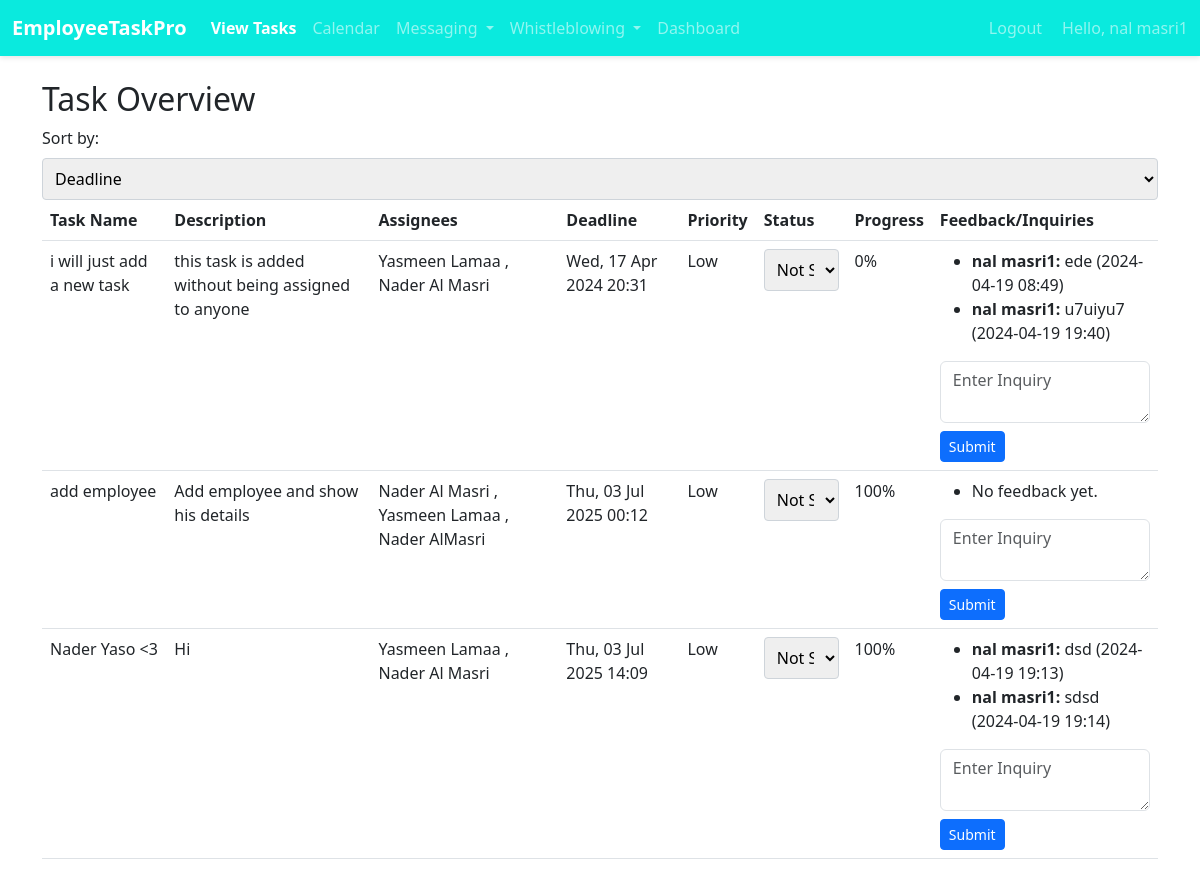
Page /emp/my-tasks/ (signed in) on the committed database.
### emp/models.py (models this page shows, shortened)
class TaskAssignee(models.Model):
    task = models.ForeignKey('Task', on_delete=models.CASCADE)
    emp = models.ForeignKey('Emp', on_delete=models.CASCADE)
    weight = models.IntegerField(help_text='Percentage of task responsibility')
    status = models.CharField(
        max_length=50,
        choices=[('Not Started', 'Not Started'), ('In Progress', 'In Progress'), ('Completed', 'Completed')],
        default='Not Started'
    )
    progress = models.IntegerField(default=0, help_text='Specific progress for tasks that are "In Progress"', validators=[MinValueValidator(0), MaxValueValidator(100)])
    class Meta:
        unique_together = ('task', 'emp')

class Task(models.Model):
    title = models.CharField(max_length=200)
    description = models.TextField(blank=True, null=True)
    deadline = models.DateTimeField(null=True, blank=True)
    feedback = models.TextField(blank=True, null=True)
    urgency = models.CharField(
        max_length=50,
        choices=[('Low', 'Low'), ('Medium', 'Medium'), ('High', 'High')],
        default='Low'
    )
    status = models.CharField(
        max_length=50,
        choices=[('Not Started', 'Not Started'), ('In Progress', 'In Progress'), ('Completed', 'Completed')],
        default='Not Started'
    )
    progress_percentage = models.IntegerField(default=0, validators=[MinValueValidator(0), MaxValueValidator(100)],
                                              help_text='Progress percentage for tasks that are "In Progress"')
    date_created = models.DateTimeField(default=timezone.now)
    date_updated = models.DateTimeField(auto_now=True)

class Emp(models.Model):
    firstname=models.CharField(max_length=200)
    fathername=models.CharField(max_length=200)
    lastname=models.CharField(max_length=200)
    gender = models.TextField(blank=True,null= True)
    dob = models.DateField(blank=True,null= True)
    emp_id=models.CharField(max_length=200)
    phone = models.CharField(max_length=20, null=True)
    email = models.EmailField(null=True)
    date_hired = models.DateField(default=timezone.now)
    salary = models.FloatField(default=0)
    date_added = models.DateTimeField(default=timezone.now)
    date_updated = models.DateTimeField(auto_now=True)
    address = models.CharField(max_length=100, null=True)
    status=models.BooleanField(default=True)
    department=models.CharField(max_length=200, null=True)
    user = models.OneToOneField(User, on_delete=models.CASCADE, null=True)

class Feedback(models.Model):
    task = models.ForeignKey(Task, related_name='feedbacks', on_delete=models.CASCADE)
    content = models.TextField()
    created_by = models.ForeignKey(User, on_delete=models.CASCADE)
    created_at = models.DateTimeField(auto_now_add=True)

### emp/views.py (the view, shortened to what this page needs)
# urls.py: path("my-tasks/", my_tasks, name='my_tasks'),
@login_required
def my_tasks(request):
    user_emp = request.user.emp if hasattr(request.user, 'emp') else None
    sort = request.GET.get('sort', 'deadline')  # Default sorting by deadline
    task_assignees = TaskAssignee.objects.filter(emp=user_emp).exclude(status='Completed').select_related('task')
    if sort == 'urgency':
        task_assignees = task_assignees.order_by(Case(
            When(task__urgency='High', then=1),
            When(task__urgency='Medium', then=2),
            When(task__urgency='Low', then=3),
            default=4
        ))
    else:  # Default sort by deadline
        task_assignees = task_assignees.order_by('task__deadline')
    tasks_with_progress = [{
        'task_assignee': task_assignee,
        'progress': task_assignee.progress,
        'status': task_assignee.status
    } for task_assignee in task_assignees]
    context = {
        'tasks_with_progress': tasks_with_progress,
        'user_emp': user_emp,
        'current_sort': sort,
    }
    return render(request, 'emp/my_tasks.html', context)

### emp/context_processors.py (called while the page is built)
def user_roles(request):
    is_hr_or_manager = request.user.groups.filter(name__in=['HR', 'Manager']).exists()
    is_employee = request.user.groups.filter(name='Employee').exists()
    return {
        'is_hr_or_manager': is_hr_or_manager,
        'is_employee': is_employee,
    }

### templates/emp/my_tasks.html (shortened to what this page needs)
{% load static %}
<!doctype html>
<html lang="en">
<head>
    <link href="https://cdn.jsdelivr.net/npm/bootstrap@5.2.2/dist/css/bootstrap.min.css" rel="stylesheet">
    <link href="https://cdn.jsdelivr.net/npm/select2@4.1.0-beta.1/dist/css/select2.min.css" rel="stylesheet">
    <link rel="stylesheet" href="{% static 'css/assigntask.css' %}">
</head>
<body>
    {% include 'emp/navbar.html' %}
    <div class="container my-4">
        <h2>Task Overview</h2>
        <form method="get" action="">
            <label for="sort">Sort by:</label>
            <select name="sort" onchange="this.form.submit()">
                <option value="deadline" {% if current_sort == 'deadline' %}selected{% endif %}>Deadline</option>
            </select>
        </form>
        <table class="table">
            <thead>
                <tr>
                    <th>Task Name</th>
                    <th>Description</th>
                    <th>Assignees</th>
                    <th>Deadline</th>
                    <th>Priority</th>
                    <th>Status</th>
                    <th>Progress</th>
                    <th>Feedback/Inquiries</th>
                </tr>
            </thead>
            <tbody>
                {% for tp in tasks_with_progress %}
                <tr>
                    <td>{{ tp.task_assignee.task.title }}</td>
                    <td>{{ tp.task_assignee.task.description }}</td>
                    <td>
                        {% for assignment in tp.task_assignee.task.taskassignee_set.all %}
                            {{ assignment.emp.user.get_full_name }}
                            {% if not forloop.last %}, {% endif %}
                        {% endfor %}
                    </td>
                    <td>{{ tp.task_assignee.task.deadline|date:"D, d M Y H:i" }}</td>
                    <td>{{ tp.task_assignee.task.urgency }}</td>
                    <td>
                        <form method="post" action="{% url 'emp:my_tasks' %}">
                            <select name="status" class="status-dropdown" onchange="checkStatus(this)">
                                <option value="Not Started" {% if tp.task_assignee.status == "Not Started" %}selected{% endif %}>Not Started</option>
                            </select>
                        </form>
                    </td>
                    <td>{{ tp.progress }}%</td>
                    <td>
                        <ul>
                            {% for feedback in tp.task_assignee.task.feedbacks.all %}
                            <li><strong>{{ feedback.created_by.username }}:</strong> {{ feedback.content }} ({{ feedback.created_at|date:"Y-m-d H:i" }})</li>
                            {% empty %}
                            <li>No feedback yet.</li>
                            {% endfor %}
                        </ul>
                        {% if tp.task_assignee.task.id %}
                        <form action="{% url 'emp:add_task_feedback' tp.task_assignee.task.id %}" method="post">
                            <textarea name="feedback" class="form-control mb-2" placeholder="Enter Inquiry"></textarea>
                            <button type="submit" class="btn btn-primary btn-sm">Submit</button>
                        </form>
                        {% else %}
                        <div>Error: Task ID is missing or invalid, cannot submit feedback.</div>
                        {% endif %}
                </tr>
                {% empty %}
                <tr>
                    <td colspan="6" class="text-center">No tasks assigned.</td>
                </tr>
                {% endfor %}
            </tbody>
        </table>
    </div>
</body>
</html>

### templates/emp/navbar.html (shortened to what this page needs)
{% load static %}
<!DOCTYPE html>
<html lang="en">
<head>
    <link rel="stylesheet" href="{% static 'css/navbar.css' %}">
    <link href="https://cdn.jsdelivr.net/npm/bootstrap@5.3.0/dist/css/bootstrap.min.css" rel="stylesheet">
    <link rel="stylesheet" href="https://cdnjs.cloudflare.com/ajax/libs/font-awesome/5.15.4/css/all.min.css" />
</head>
<body>
    <nav class="navbar navbar-expand-lg navbar-dark" style="background-color: #0aeade;">
        <div class="container-fluid">
            <a class="navbar-brand" href="/emp/emp-dashboard/">EmployeeTaskPro</a>
            <div class="collapse navbar-collapse" id="navbarSupportedContent">
                <ul class="navbar-nav me-auto mb-2 mb-lg-0">
                    {% if is_employee %}
                    <li class="nav-item">
                        <a class="nav-link" href="/emp/my-tasks/">View Tasks</a>
                    </li>
                    <li class="nav-item">
                        <a class="nav-link" href="/emp/calendar/">Calendar</a>
                    </li>
                    {% endif %}
                    <li class="nav-item dropdown">
                        <a class="nav-link dropdown-toggle" href="#" id="navbarDropdownMessaging" role="button" data-bs-toggle="dropdown" aria-expanded="false">
                            Messaging
                        </a>
                    </li>
                    {% if request.user.is_authenticated %}
                    <li class="nav-item dropdown">
                        <a class="nav-link dropdown-toggle" href="#" id="navbarDropdownWhistleblowing" role="button" data-bs-toggle="dropdown" aria-expanded="false">
                            Whistleblowing
                        </a>
                    </li>
                    {% endif %}
                    <li class="nav-item">
                        <a class="nav-link" href="/emp/emp-dashboard/">Dashboard</a>
                    </li>
                </ul>
                <ul class="navbar-nav ms-auto mb-2 mb-lg-0">
                    {% if request.user.is_authenticated %}
                    <li class="nav-item">
                        <form action="{% url 'logout' %}" method="post">
                            <button type="submit" class="btn btn-link nav-link" style="padding: 0; border: none; background: none; margin-right: 20px;">Logout</button>
                        </form>
                    </li>
                    {% else %}
                    <li class="nav-item">
                        <a class="nav-link" href="{% url 'emp:custom_login' %}">Login</a>
                    </li>
                    {% endif %}
                    <li class="nav-item">
                        <span class="navbar-text mr-3">
                        Hello, {{ request.user.username }}
                        </span>
                    </li>
                </ul>
            </div>
        </div>
    </nav>
</body>
</html>

### static/css/assigntask.css (style rules this page uses)
body { font-family: 'Helvetica Neue', Arial, sans-serif; background-color: #f8f9fa; margin: 0; padding-top: 20px; }
form { background: transparent; }
label { font-weight: 500; margin-bottom: 0.5rem; }
input, select, textarea { width: 100%; padding: 0.5rem; margin-top: 0.25rem; margin-bottom: 1rem; border: 1px solid #ced4da; border-radius: 0.25rem; box-sizing: border-box; transition: border-color 0.15s ease-in-out, box-shadow 0.15s ease-in-out; }
.btn { padding: 0.375rem 0.75rem; transition: color 0.15s ease-in-out, background-color 0.15s ease-in-out, border-color 0.15s ease-in-out; }
.btn-primary { color: #fff; background-color: #007bff; border-color: #007bff; }

### static/css/navbar.css (style rules this page uses)
body { font-family: 'Arial', sans-serif; margin: 0; padding: 0; background: #f4f4f4; }
.navbar { box-shadow: 0 2px 5px rgba(0,0,0,0.1); font-size: 16px; }
.navbar-brand { font-weight: bold; }
.nav-link { transition: color 0.3s; }
.btn-link { transition: color 0.3s; }
.nav-item.active .nav-link, .nav-link.active { color: #ffffff; font-weight: bold; }

### rows in the picture
TaskAssignee: task_assignee.task "i will just add a new task", task_assignee.task.description "this task is added without being assigned to anyone", emp.user.get_full_name "Nader Al Masri", task_assignee.task.deadline "Wed, 17 Apr 2024 20:31", task_assignee.task.urgency "Low", status "Not Started", progress "0"
TaskAssignee: emp.user.get_full_name "Yasmeen Lamaa"
Feedback: created_by.username "nal masri1", content "ede", created_at "2024-04-19 08:49"
Feedback: created_by.username "nal masri1", content "u7uiyu7", created_at "2024-04-19 19:40"
TaskAssignee: task_assignee.task "add employee", task_assignee.task.description "Add employee and show his details", emp.user.get_full_name "Nader Al Masri", task_assignee.task.deadline "Thu, 03 Jul 2025 00:12", task_assignee.task.urgency "Low", status "Not Started", progress "100"
TaskAssignee: emp.user.get_full_name "Yasmeen Lamaa"
TaskAssignee: emp.user.get_full_name "Nader AlMasri"
TaskAssignee: task_assignee.task "Nader Yaso <3", task_assignee.task.description "Hi", emp.user.get_full_name "Nader Al Masri", task_assignee.task.deadline "Thu, 03 Jul 2025 14:09", task_assignee.task.urgency "Low", status "Not Started", progress "100"
TaskAssignee: emp.user.get_full_name "Yasmeen Lamaa"
Feedback: created_by.username "nal masri1", content "dsd", created_at "2024-04-19 19:13"
Feedback: created_by.username "nal masri1", content "sdsd", created_at "2024-04-19 19:14"

### other values in the picture
{{ request.user.username }} "nal masri1"
